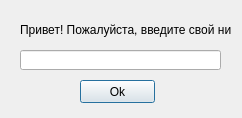
<?xml version="1.0" encoding="UTF-8"?>
<ui version="4.0">
 <class>InChat</class>
 <widget class="QDialog" name="InChat">
  <property name="geometry">
   <rect>
    <x>0</x>
    <y>0</y>
    <width>242</width>
    <height>118</height>
   </rect>
  </property>
  <property name="windowTitle">
   <string>Dialog</string>
  </property>
  <widget class="QPushButton" name="pushButton">
   <property name="geometry">
    <rect>
     <x>80</x>
     <y>80</y>
     <width>75</width>
     <height>23</height>
    </rect>
   </property>
   <property name="text">
    <string>Ok</string>
   </property>
  </widget>
  <widget class="QLabel" name="label">
   <property name="geometry">
    <rect>
     <x>20</x>
     <y>20</y>
     <width>211</width>
     <height>20</height>
    </rect>
   </property>
   <property name="text">
    <string>Привет! Пожалуйста, введите свой ник </string>
   </property>
  </widget>
  <widget class="QLineEdit" name="lineEdit">
   <property name="geometry">
    <rect>
     <x>20</x>
     <y>50</y>
     <width>201</width>
     <height>20</height>
    </rect>
   </property>
  </widget>
 </widget>
 <resources/>
 <connections/>
</ui>
